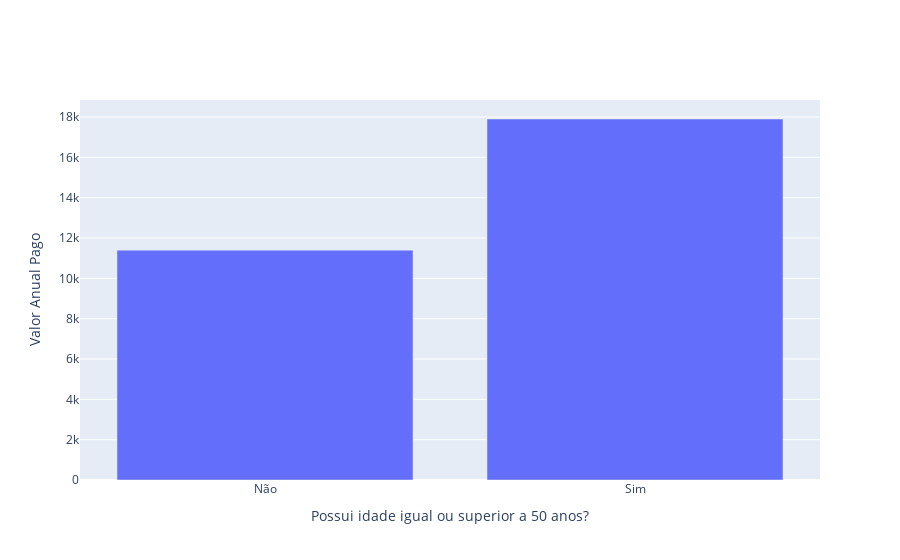

Notebook code cell kept with this figure:
### Markdown cell above
Verdade! Pessoas com 50 anos ou mais tendem a pagar 57% a mais, em média.

### Code cell
#cria dataset auxiliar
df_temp = df2.copy()
df_temp['>=50'] = 0
df_temp.loc[df_temp['age'] >= 50, '>=50'] = 1
aux = df_temp.groupby('>=50').agg({'charges' : 'mean'}).reset_index()

#cria grafico
fig = go.Figure()

fig.add_trace(go.Bar(x = aux['>=50'], y=aux['charges']))

fig.update_layout(xaxis_title = 'Possui idade igual ou superior a 50 anos?',
                  yaxis_title = 'Valor Anual Pago',
                  xaxis = (dict(ticktext = ['Não', 'Sim'],
                                tickvals = [0, 1])))

fig.show()

### Figure 1 — Plotly figure (JSON) as saved in the notebook; plotly's stock layout.template omitted (floating-point values rounded to 4 significant figures)
{"data": [{"type": "bar", "x": [0, 1], "y": [11400.0, 17900.0]}], "layout": {"xaxis": {"ticktext": ["Não", "Sim"], "tickvals": [0, 1], "title": {"text": "Possui idade igual ou superior a 50 anos?"}}, "yaxis": {"title": {"text": "Valor Anual Pago"}}}}
